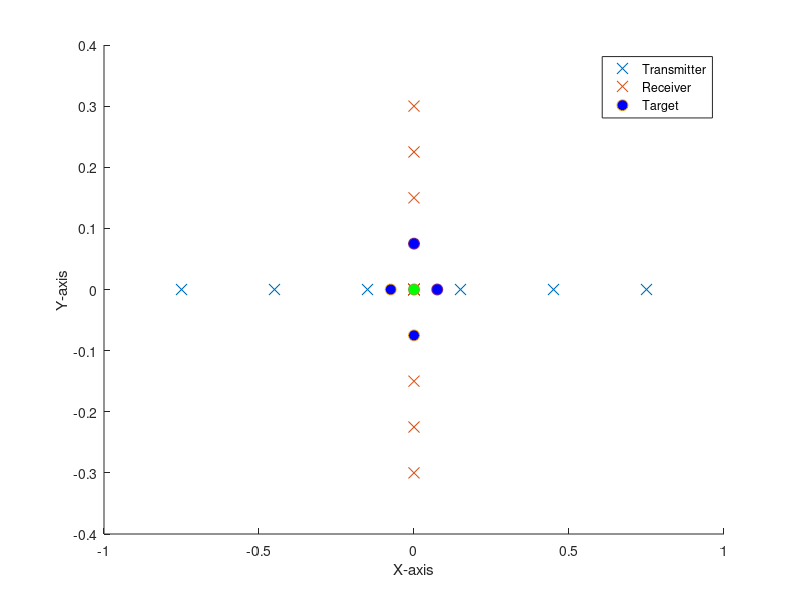
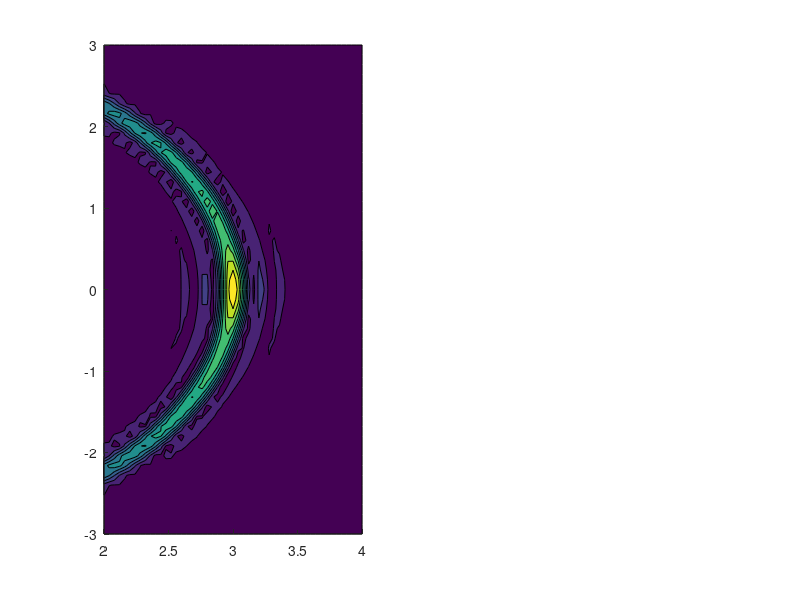

These charts were generated, in order, by the following MATLAB code: (Note: this script raises an error after producing the figures.)
clear;
close all;
clc; 

f = waitbar(0,'Please wait...');

% Start the timer
tic;

%% Defining all the parameters
z_coord = 0;
%Structure of T or a square or X
T = 1; % 1 if T 2 if X
%Numbers of antennas
N_Rx = 2; %Receiver on x-axis
N_Ry = 2; %Receiver on y-axis
% put 1 in N_Tx and N_Ty for T / X structure
N_Tx = 6;
N_Ty = 1; 

if T ==1 || T==2
    numberOfnewT = 3; % note that 1 will create two at the end of each line
end

Total_T = N_Ty*N_Tx;
Total_R = N_Ry*N_Rx;

%Frequency & Spacing
Nf = 101;  %always odd(impair)
c = 3e8;
f_min = 0.5e9;
f_max = 1.5e9;
bande_f = linspace(f_min,f_max,Nf); %If more than 1 frequency
fc = 1e9; %(f_max+f_min)/2;
lc = c/fc;
shannon = lc/2;
k  = 2*pi/lc;

%Length of the line
% Lx = shannon*N_Rx
Lx = 1.5;
Ly = 1;
space_Rx = Lx/N_Rx;
space_Ry = Ly/N_Ry;

%Finding the place of the receiving antennas centered on 0
minRx = (-1)*((N_Rx-1)*shannon)/2;
maxRx = ((N_Rx-1)*shannon)/2;
minRy = (-1)*((N_Ry-1)*shannon)/2;
maxRy = ((N_Ry-1)*shannon)/2;

%Finding the place of the transmitting antennas centered on 0
minTx = -1*(shannon*(N_Tx-1)*N_Rx)/2;
maxTx = (shannon*(N_Tx-1)*N_Rx)/2;
minTy = (-1)*((N_Ty-1)*shannon)/2;
maxTy = ((N_Ty-1)*shannon)/2;

Y_voxels = 0;
%%%%%%%%%%%%%%%%%%%%%%%%%%%%%%%%%%%%%%%%%%%%%%%%%%%%%%%%%%%%%%%%%%%%%%%%%%%

%% Creating a coordinate for the receiving antennas
X_R = zeros(N_Rx,N_Ry,3);
if N_Ry == 1
    yR_coord = 0;
    for i = 1:N_Ry
        X_R(:,i,1) = linspace(minRx, maxRx,N_Rx); 
        X_R(:,i,2) = yR_coord; 
        X_R(:,i,3) = z_coord;
    end
else
    yR_coord = linspace(minRy,maxRy,N_Ry);
    for i = 1:N_Ry
        %X_R(:,i,1) = 0.3; 
        X_R(:,i,1) = linspace(minRx, maxRx,N_Rx); 
        X_R(:,i,2) = yR_coord(i); 
        X_R(:,i,3) = z_coord;
    end
end

%%%%%%%%%%%%%%%%%%%%%%%%%%%%%%%%%%%%%%%%%%%%%%%%%%%%%%%%%%%%%%%%%%%%%%%%%%%
%% Creating a coordinate for the transmitting antennas
X_T = zeros(N_Tx,N_Ty,3);

% If want to choose the placement of the transmittter
% X_T(1,:) = [0,0,0];
% X_T(2,:) = [0,0,0];

% If want to create a well coordinated transmittter 
% The transmitters are place at the end of the line for even number
% They are always centered on zero for odd number of transmitter
if N_Ty == 1
    yT_coord = 0;
    Y_voxels = yT_coord;
    for i = 1:N_Ty
        X_T(:,i,1) = linspace(minTx, maxTx,N_Tx); 
        %X_T(:,i,1) = 0.3;
        X_T(:,i,2) = yT_coord; 
        X_T(:,i,3) = z_coord;
    end
else
    yT_coord = linspace(minTy,maxTy,N_Ty);
    for i = 1:N_Ty
        X_T(:,i,1) = linspace(minTx, maxTx,N_Tx); 
        X_T(:,i,2) = yT_coord(i); 
        X_T(:,i,3) = z_coord;
    end
end
%%%%%%%%%%%%%%%%%%%%%%%%%%%%%%%%%%%%%%%%%%%%%%%%%%%%%%%%%%%%%%%%%%%%%%%%%%%
%% T shaped structure of receiving antennas
if T==1
    n = round(N_Rx/2);
    temp = X_R(:,:,:);
    if mod(N_Rx,2) == 0
        disp('Even');
        X_R = temp(n,:,:);
        X_R(:,:,1) = X_R(:,:,1)+(shannon/2);
        temp(:,:,2) = temp(:,:,2)+(shannon/2);
        for g=1:N_Rx
            X_R(2,g,:) = temp(g,n,:);
        end
        X_R(:,:,2) = X_R(:,:,2);
    else
        X_R = temp(n,:,:);
        for g=1:N_Rx
            X_R(2,g,:) = temp(g,n,:);
        end
    end
    r = size(X_R);
    Total_R = r(1)*r(2);

%Additional antennas for T shaped structure
    newT = size(X_T);
    maxR = max(max(X_R(:,:,2)));
    minR = min(min(X_R(:,:,2)));
    for i=1:numberOfnewT
        %highest point
        maxR = maxR+shannon/2;
        X_T(newT(1)+i,newT(2)+1,1) = yT_coord;
        X_T(newT(1)+i,newT(2)+1,2) = maxR;
        X_T(newT(1)+i,newT(2)+1,3) = z_coord;
        %lowest point
        minR= minR-shannon/2;
        X_T(newT(1)+i+1*numberOfnewT,newT(2)+1,1) = yT_coord;
        X_T(newT(1)+i+1*numberOfnewT,newT(2)+1,2) = minR;
        X_T(newT(1)+i+1*numberOfnewT,newT(2)+1,3) = z_coord;
    end
    newT = size(X_T);
    Total_T = newT(2)*newT(1);
end
%% X-shaped structure
if T==2
    n = round(N_Rx/2);
    if mod(N_Rx,2) == 0
        disp('Even');
        for i = 1 :N_Ry
            temp(i,1,:) = X_R(i,i,:);
            temp(i,2,:) = X_R(i,N_Rx-(i-1),:);
        end
    else
        disp('Odd');
        for i = 1 :N_Ry
            if i == n
                disp('woo');
                temp(i,1,:) = X_R(i,i,:);
            else
                temp(i,1,:)= X_R(i,i,:) ;
                temp(i,2,:) = X_R(N_Rx-(i-1),i,:);
            end
        end
    end
    X_R = temp;
    r = size(X_R);
    Total_R = r(1)*r(2);

%Transmitter
    newT = size(X_T);
    maxR = max(max(X_R(:,:,2)));
    minR = min(min(X_R(:,:,2)));
    for i=1:numberOfnewT
        %highest point
        maxR = maxR+shannon/2;
        X_T(newT(1)+i,newT(2)+1,1) = yT_coord;
        X_T(newT(1)+i,newT(2)+1,2) = maxR;
        X_T(newT(1)+i,newT(2)+1,3) = z_coord;
        %lowest point
        minR= minR-shannon/2;
        X_T(newT(1)+i+1*numberOfnewT,newT(2)+1,1) = yT_coord;
        X_T(newT(1)+i+1*numberOfnewT,newT(2)+1,2) = minR;
        X_T(newT(1)+i+1*numberOfnewT,newT(2)+1,3) = z_coord;
    end
    newT = size(X_T);
    Total_T = newT(2)*newT(1);
end
%%%%%%%%%%%%%%%%%%%%%%%%%%%%%%%%%%%%%%%%%%%%%%%%%%%%%%%%%%%%%%%%%%%%%%%%%%%
%% Placing a Target into the surface z = zc

N_cible = 1; %Number of target
%List of target(s) with its coordinates
X_C(1,1,:) = [0,0,3]; 
%X_C(2,1,:) = [1,0,5];
x_cible = X_C(1,1,1);
y_cible = X_C(1,1,2);
z_cible = X_C(1,1,3);

%%%%%%%%%%%%%%%%%%%%%%%%%%%%%%%%%%%%%%%%%%%%%%%%%%%%%%%%%%%%%%%%%%%%%%%%%%%
waitbar(.2,f,'Loading your data');
%% Distances for each Receiver with target
nR = size(X_R);
distancesList_R = zeros(nR(1),nR(2),N_cible);
for h = 1:N_cible
    for i = 1:nR(2)
        for j = 1:nR(1)
            distancesList_R(j,i,h) = sqrt((X_R(j,i,1) - X_C(h,1)).^2 + (X_R(j,i,2) - X_C(h,2)).^2 + (X_R(j,i,3) - X_C(h,3)).^2);
        end
    end
end
distancesList_R = reshape(distancesList_R,[Total_R,N_cible]);
% distances for each Receiver with target
nT = size(X_T);
distancesList_T = zeros(nT(1),nT(2),N_cible); % based on the number of transmitter on X and Y and number of targets
for h = 1:N_cible
    for i = 1:nT(2)
        for j = 1:nT(1)
            distancesList_T(j,i,h) = sqrt((X_T(j,i,1) - X_C(h,1)).^2 + (X_T(j,i,2) - X_C(h,2)).^2 + (X_T(j,i,3) - X_C(h,3)).^2);
        end
    end
end
distancesList_T = reshape(distancesList_T,[Total_T,N_cible]);
%%%%%%%%%%%%%%%%%%%%%%%%%%%%%%%%%%%%%%%%%%%%%%%%%%%%%%%%%%%%%%%%%%%%%%%%%%%

%% Paramaters for the voxels

% L_XVoxels = 6;
XVoxels_min = -3;
XVoxels_max = 3;
N_XVoxels = 51;

% L_ZVoxels = 6;
ZVoxels_min = 2;
ZVoxels_max = 4;
N_ZVoxels = 51; 

YVoxels_min =  -3+Y_voxels;
YVoxels_max = 3+Y_voxels;
N_YVoxels = 51; 

XV = linspace(XVoxels_min, XVoxels_max,N_XVoxels);
ZV = linspace(ZVoxels_min, ZVoxels_max,N_ZVoxels);
YV = linspace(YVoxels_min, YVoxels_max,N_YVoxels);

%% Voxels for X-Z plane with Y cte
Voxels1 = zeros(N_XVoxels,N_ZVoxels,3);

yVoxels_coord = 0;
for i=1:N_XVoxels
    for j=1:N_ZVoxels
        Voxels1(i,j,1) = XV(i);
        Voxels1(i,j,2) = yVoxels_coord;
        Voxels1(i,j,3) = ZV(j);
    end
end

%%%%%%%%%%%%%%%%%%%%%%%%%%%%%%%%%%%%%%%%%%%%%%%%%%%%%%%%%%%%%%%%%%%%%%%%%%%
%% Voxels for X-Y plane with Z cte

Voxels2 = zeros(N_XVoxels,N_YVoxels,3);

zVoxels_coord = 3;
for i=1:N_XVoxels
    for j=1:N_YVoxels
        Voxels2(i,j,1) = XV(i);
        Voxels2(i,j,2) = YV(j);
        Voxels2(i,j,3) = zVoxels_coord;
    end
end
%%%%%%%%%%%%%%%%%%%%%%%%%%%%%%%%%%%%%%%%%%%%%%%%%%%%%%%%%%%%%%%%%%%%%%%%%%%
%% Voxels for Y-Z plane with X cte

Voxels3 = zeros(N_YVoxels,N_ZVoxels,3);

xVoxels_coord = 0;
for i=1:N_YVoxels
    for j=1:N_ZVoxels
        Voxels3(i,j,1) = xVoxels_coord;
        Voxels3(i,j,2) = YV(i);
        Voxels3(i,j,3) = ZV(j);
    end
end
%%%%%%%%%%%%%%%%%%%%%%%%%%%%%%%%%%%%%%%%%%%%%%%%%%%%%%%%%%%%%%%%%%%%%%%%%%%
%% Distance between Transmitter and Voxels Ycte

nTV = size(X_T);
distancesList_TV1 = zeros(N_XVoxels,N_ZVoxels,nTV(1),nTV(2));
for h = 1:N_XVoxels
    for i = 1:N_ZVoxels 
        for j = 1:nTV(1) 
            for k=1:nTV(2)
            distancesList_TV1(h,i,j,k) = sqrt((X_T(j,k,1) - Voxels1(h,i,1)).^2 + (X_T(j,k,2) - Voxels1(h,i,2)).^2 + (X_T(j,k,3) - Voxels1(h,i,3)).^2);
            end
        end
    end
end

distancesList_TV1 = reshape(distancesList_TV1,[N_XVoxels,N_ZVoxels,Total_T]);

waitbar(.4,f,'Loading your data');
%% Distance between Receiver and Voxels Zcte
nRV = size(X_R);
distancesList_RV1 = zeros(N_XVoxels,N_ZVoxels,nRV(1),nRV(2));
for h = 1:N_XVoxels
    for i = 1:N_ZVoxels 
        for j = 1:nRV(1) 
            for k=1:nRV(2)
            distancesList_RV1(h,i,j,k) = sqrt((X_R(j,k,1) - Voxels1(h,i,1)).^2 + (X_R(j,k,2) - Voxels1(h,i,2)).^2 + (X_R(j,k,3) - Voxels1(h,i,3)).^2);
            end
        end
    end
end

distancesList_RV1 = reshape(distancesList_RV1,[N_XVoxels,N_ZVoxels,Total_R]);
%%%%%%%%%%%%%%%%%%%%%%%%%%%%%%%%%%%%%%%%%%%%%%%%%%%%%%%%%%%%%%%%%%%%%%%%%%%
%% Distance between Transmitter and Voxels Zcte

nTV = size(X_T);
distancesList_TV2 = zeros(N_XVoxels,N_YVoxels,nTV(1),nTV(2));
for h = 1:N_XVoxels
    for i = 1:N_YVoxels 
        for j = 1:nTV(1) 
            for k=1:nTV(2)
            distancesList_TV2(h,i,j,k) = sqrt((X_T(j,k,1) - Voxels2(h,i,1)).^2 + (X_T(j,k,2) - Voxels2(h,i,2)).^2 + (X_T(j,k,3) - Voxels2(h,i,3)).^2);
            end
        end
    end
end

distancesList_TV2 = reshape(distancesList_TV2,[N_XVoxels,N_YVoxels,Total_T]);

%% Distance between Receiver and Voxels
nRV = size(X_R);
distancesList_RV2 = zeros(N_XVoxels,N_YVoxels,nRV(1),nRV(2));
for h = 1:N_XVoxels
    for i = 1:N_YVoxels 
        for j = 1:nRV(1) 
            for k=1:nRV(2)
            distancesList_RV2(h,i,j,k) = sqrt((X_R(j,k,1) - Voxels2(h,i,1)).^2 + (X_R(j,k,2) - Voxels2(h,i,2)).^2 + (X_R(j,k,3) - Voxels2(h,i,3)).^2);
            end
        end
    end
end

distancesList_RV2 = reshape(distancesList_RV2,[N_XVoxels,N_YVoxels,Total_R]);
%%%%%%%%%%%%%%%%%%%%%%%%%%%%%%%%%%%%%%%%%%%%%%%%%%%%%%%%%%%%%%%%%%%%%%%%%%%
%% Distance between Transmitter and Voxels X cte

nTV = size(X_T);
distancesList_TV3 = zeros(N_YVoxels,N_ZVoxels,nTV(1),nTV(2));
for h = 1:N_YVoxels
    for i = 1:N_ZVoxels 
        for j = 1:nTV(1) 
            for k=1:nTV(2)
            distancesList_TV3(h,i,j,k) = sqrt((X_T(j,k,1) - Voxels3(h,i,1)).^2 + (X_T(j,k,2) - Voxels3(h,i,2)).^2 + (X_T(j,k,3) - Voxels3(h,i,3)).^2);
            end
        end
    end
end
distancesList_TV3 = reshape(distancesList_TV3,[N_YVoxels,N_ZVoxels,Total_T]);
%% Distance between Receiver and Voxels
nRV = size(X_R);
distancesList_RV3 = zeros(N_YVoxels,N_ZVoxels,nRV(1),nRV(2));
for h = 1:N_YVoxels
    for i = 1:N_ZVoxels 
        for j = 1:nRV(1) 
            for k=1:nRV(2)
            distancesList_RV3(h,i,j,k) = sqrt((X_R(j,k,1) - Voxels3(h,i,1)).^2 + (X_R(j,k,2) - Voxels3(h,i,2)).^2 + (X_R(j,k,3) - Voxels3(h,i,3)).^2);
            end
        end
    end
end
distancesList_RV3 = reshape(distancesList_RV3,[N_YVoxels,N_ZVoxels,Total_R]);
%%%%%%%%%%%%%%%%%%%%%%%%%%%%%%%%%%%%%%%%%%%%%%%%%%%%%%%%%%%%%%%%%%%%%%%%%%%
waitbar(.55,f,'Calculating Test field');
%%%%%%%%%%%%%%%%%%%%%%%%%%%%%%%%%%%%%%%%%%%%%%%%%%%%%%%%%%%%%%%%%%%%%%%%%%%
%% Champ Test
S = zeros(Nf,Total_T,Total_R,N_cible);

for l = 1:Nf
    for m = 1:Total_T%Number of Transmitter
        for n = 1:Total_R %Number of Receiver
                %S (frequence,which Transmitter,which receiver)
                %S(l,m,n) = exp(((-2i*pi*fc)/c)*(distancesList_T(m)+distancesList_R(n)));
                S(l,m,n,:) = exp(-2i*pi*(bande_f(l)/c)*(distancesList_T(m,:)+distancesList_R(n,:))); %bande_f(l)
        end
    end
end

S = sum(S,4);
%%%%%%%%%%%%%%%%%%%%%%%%%%%%%%%%%%%%%%%%%%%%%%%%%%%%%%%%%%%%%%%%%%%%%%%%%%%
waitbar(.6,f,'Calculating Image');
%%%%%%%%%%%%%%%%%%%%%%%%%%%%%%%%%%%%%%%%%%%%%%%%%%%%%%%%%%%%%%%%%%%%%%%%%%%

%% Image with Y constante 
% The formula of Image is taken from Microwave Imaging in Security-Two
% Decades in Innovation by Sherif S.Ahmed on page 193
Image_YCTE = zeros(Nf,N_XVoxels,N_ZVoxels);

for k = 1:Nf
    for n = 1:Total_T % Number of Transmitter
        for o = 1:Total_R % Number of Receiver
            Image_YCTE(k, :, :) = squeeze(Image_YCTE(k, :, :)) + S(k, n, o, :) *exp(((2i * pi * bande_f(k)) / c) * (distancesList_TV1(:, :, n) + distancesList_RV1(:, :, o))); % bande_f(l)
        end
    end
end

TotalImage_YCTE = sum(Image_YCTE,1);
%%%%%%%%%%%%%%%%%%%%%%%%%%%%%%%%%%%%%%%%%%%%%%%%%%%%%%%%%%%%%%%%%%%%%%%%%%%

%% Image with Z constante 
% The formula of Image is taken from Microwave Imaging in Security-Two
% Decades in Innovation by Sherif S.Ahmed on page 193
Image_ZCTE = zeros(Nf,N_XVoxels,N_YVoxels);

for k = 1:Nf
    for n = 1:Total_T %Number of Transmitter
        for o = 1:Total_R %Number of Receiver)
            Image_ZCTE(k, :, :) = squeeze(Image_ZCTE(k, :, :))+ S(k, n, o, :) * exp(((2i * pi * bande_f(k)) / c) * (distancesList_TV2(:, :, n) + distancesList_RV2(:, :, o))); % bande_f(l)
        end
    end
end

TotalImage_ZCTE = sum(Image_ZCTE,1);
%%%%%%%%%%%%%%%%%%%%%%%%%%%%%%%%%%%%%%%%%%%%%%%%%%%%%%%%%%%%%%%%%%%%%%%%%%%
%% Image with X constante 
% The formula of Image is taken from Microwave Imaging in Security-Two
% Decades in Innovation by Sherif S.Ahmed on page 193
Image_XCTE = zeros(Nf,N_YVoxels,N_ZVoxels);

for k = 1:Nf
    for n = 1:Total_T %Number of Transmitter
        for o = 1:Total_R %Number of Receiver
            Image_XCTE(k, :, :) = squeeze(Image_XCTE(k, :, :))+ S(k, n, o, :) * exp(((2i * pi * bande_f(k)) / c) * (distancesList_TV3(:, :, n) + distancesList_RV3(:, :, o)));
        end
    end
end
TotalImage_XCTE = sum(Image_XCTE,1);
%%%%%%%%%%%%%%%%%%%%%%%%%%%%%%%%%%%%%%%%%%%%%%%%%%%%%%%%%%%%%%%%%%%%%%%%%%%
waitbar(.65,f,'Image construction');
%%%%%%%%%%%%%%%%%%%%%%%%%%%%%%%%%%%%%%%%%%%%%%%%%%%%%%%%%%%%%%%%%%%%%%%%%%%
%% Define a grid of points for the Antennas, Voxels and Target(s
%For Y cte
figure;
%subplot(1,3,1);
plot3(X_T(:,:,1), X_T(:,:,2), X_T(:,:,3), 'x', 'MarkerSize', 8, 'MarkerFaceColor', 'r');
hold on;
plot3(X_R(:,:,1), X_R(:,:,2), X_R(:,:,3), 'o', 'MarkerSize', 8, 'MarkerFaceColor', 'b');
plot3(X_C(:,1), X_C(:,2), X_C(:,3), 'o', 'MarkerSize', 8, 'MarkerFaceColor', 'g');
%plot3(Voxels1(:,:,1), Voxels1(:,:,2), Voxels1(:,:,3), 'o', 'MarkerSize', 8, 'MarkerFaceColor', 'y');
% Add labels and title
xlabel('X-axis');
ylabel('Y-axis');
zlabel('Z-axis');
legend('Transmitter', 'Receiver', 'Target', 'Location', 'Northeast');
%legend('Transmitter', 'Receiver', 'Target', 'Voxels', 'Location', 'Northeast');
view(0,90);
% 
% %For Z cte
% subplot(1,3,2);
% plot3(X_T(:,:,1), X_T(:,:,2), X_T(:,:,3), 'x', 'MarkerSize', 8, 'MarkerFaceColor', 'r');
% hold on;
% plot3(X_R(:,:,1), X_R(:,:,2), X_R(:,:,3), 'o', 'MarkerSize', 8, 'MarkerFaceColor', 'b');
% plot3(X_C(:,1), X_C(:,2), X_C(:,3), 'o', 'MarkerSize', 8, 'MarkerFaceColor', 'g');
% plot3(Voxels2(:,:,1), Voxels2(:,:,2), Voxels2(:,:,3), 'o', 'MarkerSize', 8, 'MarkerFaceColor', 'y');
% % Add labels and title
% xlabel('X-axis');
% ylabel('Y-axis');
% zlabel('Z-axis');
% % legend('Transmitter', 'Receiver', 'Target', 'Location', 'Northeast');
% legend('Transmitter', 'Receiver', 'Target', 'Voxels', 'Location', 'Northeast');
% view(0,90);
% 
% %For X cte
% subplot(1,3,3);
% plot3(X_T(:,:,1), X_T(:,:,2), X_T(:,:,3), 'x', 'MarkerSize', 8, 'MarkerFaceColor', 'r');
% hold on;
% plot3(X_R(:,:,1), X_R(:,:,2), X_R(:,:,3), 'o', 'MarkerSize', 8, 'MarkerFaceColor', 'b');
% plot3(X_C(:,1), X_C(:,2), X_C(:,3), 'o', 'MarkerSize', 8, 'MarkerFaceColor', 'g');
% plot3(Voxels3(:,:,1), Voxels3(:,:,2), Voxels3(:,:,3), 'o', 'MarkerSize', 8, 'MarkerFaceColor', 'y');
% % Add labels and title
% xlabel('X-axis');
% ylabel('Y-axis');
% zlabel('Z-axis');
% % legend('Transmitter', 'Receiver', 'Target', 'Location', 'Northeast');
% legend('Transmitter', 'Receiver', 'Target', 'Voxels', 'Location', 'Northeast');
% view(0,90);

%%%%%%%%%%%%%%%%%%%%%%%%%%%%%%%%%%%%%%%%%%%%%%%%%%%%%%%%%%%%%%%%%%%%%%%%%%%
waitbar(.8,f,'Plotting ');
%%%%%%%%%%%%%%%%%%%%%%%%%%%%%%%%%%%%%%%%%%%%%%%%%%%%%%%%%%%%%%%%%%%%%%%%%%%
%% Reshaping TotalImage to match the dimensions expected by surf
TotalImageReshaped_YCTE = reshape(abs(TotalImage_YCTE), [N_XVoxels,N_ZVoxels]);
max1 = max(max(TotalImageReshaped_YCTE));

TotalImageReshaped_ZCTE = reshape(abs(TotalImage_ZCTE), [N_XVoxels,N_YVoxels]);
max2 = max(max(TotalImageReshaped_ZCTE));

TotalImageReshaped_XCTE = reshape(abs(TotalImage_XCTE), [N_YVoxels,N_ZVoxels]);
max3 =max(max(TotalImageReshaped_XCTE));

Totalmax = [max1,max2,max3];
BigMax =max(Totalmax);
%% Create a scatter plot Y ct
% Create grids X and Z
[X1,Z1] = meshgrid(ZV, XV);

TotalImageReshaped_YCTE_Normalize =TotalImageReshaped_YCTE/BigMax;
% Plotting the 3D image with a heatmap colorbar
figure;
subplot(1,2,1);
contourf(X1, Z1,TotalImageReshaped_YCTE_Normalize, 'EdgeColor', 'none');
xlabel('Z-axis');
ylabel('X-axis');
title('3D Image Plot with Y cte=' + string(yVoxels_coord) +' of target on  [' + string(X_C(:,1)) + ',' + string(X_C(:,2)) + ',' + string(X_C(:,3)) + ']' );

% Adjusting view angle
view(90, -90); % Change the view angle as needed

% Adding a colorbar
colorbar;
caxis([0 1]);

subplot(1,2,2);
contourf(X1, Z1, 20*log10(TotalImageReshaped_YCTE_Normalize), 'EdgeColor', 'none');
xlabel('Z-axis');
ylabel('X-axis');
colorbar;
caxis([-30 0]);
view(90, -90);
%% Create a scatter plot Z cte
% Create grids X and Z
[X2,Y2] = meshgrid(YV, XV);
TotalImageReshaped_ZCTE_Normalize =TotalImageReshaped_ZCTE/BigMax;

% Plotting the 3D image with a heatmap colorbar
figure;
subplot(1,2,1);
contourf(X2, Y2, TotalImageReshaped_ZCTE_Normalize, 'EdgeColor', 'none');
xlabel('Y-axis');
ylabel('X-axis');
title('3D Image Plot with Z cte = '+ string(zVoxels_coord) + ' of target on  [' + string(X_C(:,1)) + ',' + string(X_C(:,2)) + ',' + string(X_C(:,3)) + ']' );

% Adjusting view angle
view(90, -90); % Change the view angle as needed

% Adding a colorbar
colorbar;
caxis([0 1]);

subplot(1,2,2);
contourf(X2, Y2, 20*log10(TotalImageReshaped_ZCTE_Normalize), 'EdgeColor', 'none');
xlabel('Y-axis');
ylabel('X-axis');
colorbar;
caxis([-30 0]);
view(90, -90);
%% Create a scatter plot X cte
% Create grids X and Z
[Y3,Z3] = meshgrid(ZV, YV);

TotalImageReshaped_XCTE_Normalize =TotalImageReshaped_XCTE/BigMax;

% Plotting the 3D image with a heatmap colorbar
figure;
subplot(1,2,1);
contourf(Y3, Z3, TotalImageReshaped_XCTE_Normalize , 'EdgeColor', 'none');
xlabel('Z-axis');
ylabel('Y-axis');
title('3D Image Plot with X cte = ' + string(xVoxels_coord) + ' of target on  [' + string(X_C(:,1)) + ',' + string(X_C(:,2)) + ',' + string(X_C(:,3)) + ']' );

% Adjusting view angle
view(90, -90); % Change the view angle as needed

% Adding a colorbar
colorbar;
caxis([0 1]);

subplot(1,2,2);
contourf(Y3, Z3, 20*log10(TotalImageReshaped_XCTE_Normalize ), 'EdgeColor', 'none');
xlabel('Z-axis');
ylabel('Y-axis');
colorbar;
caxis([-30 0]);
view(90, -90);
%%%%%%%%%%%%%%%%%%%%%%%%%%%%%%%%%%%%%%%%%%%%%%%%%%%%%%%%%%%%%%%%%%%%%%%%%%%
waitbar(1,f,'Finishing');
%% Stop the timer
elapsed_time = toc;
close(f);
% Display the elapsed time
disp(['Elapsed Time: ' num2str(elapsed_time) ' seconds']);